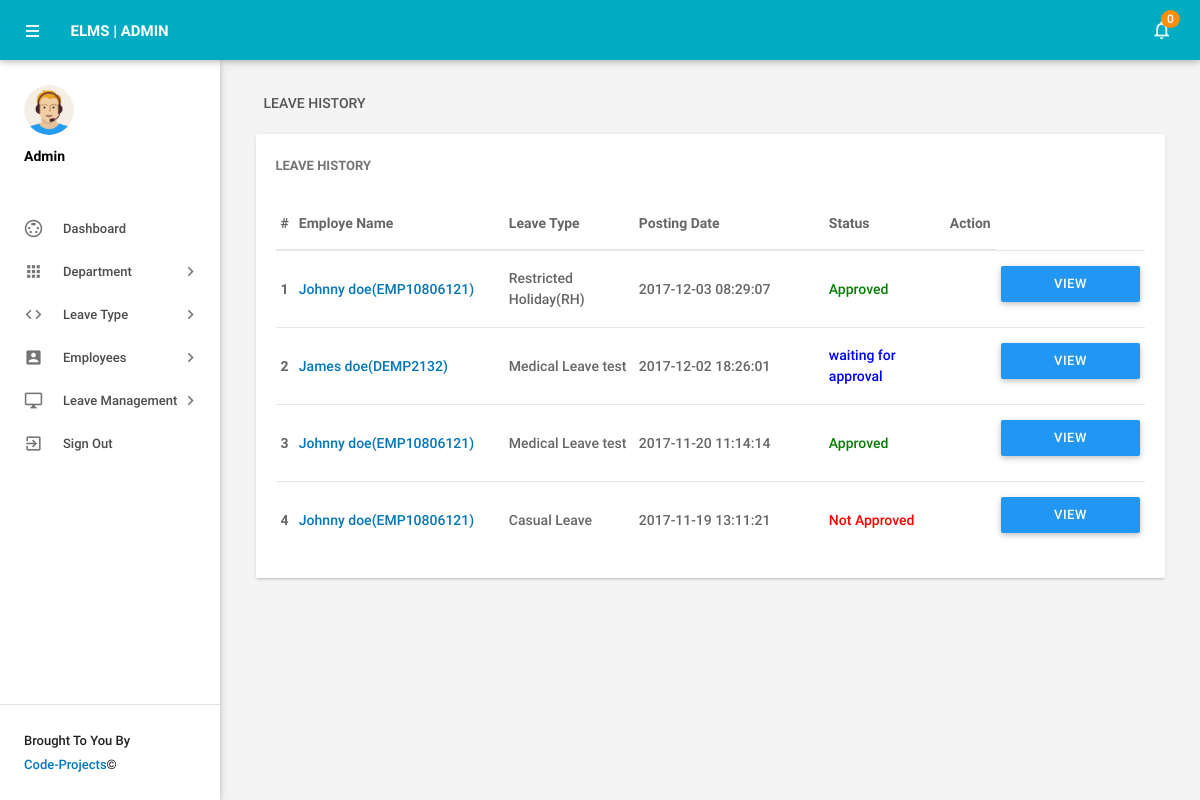
The page /admin/leaves.php (signed in) on the database as committed earlier.
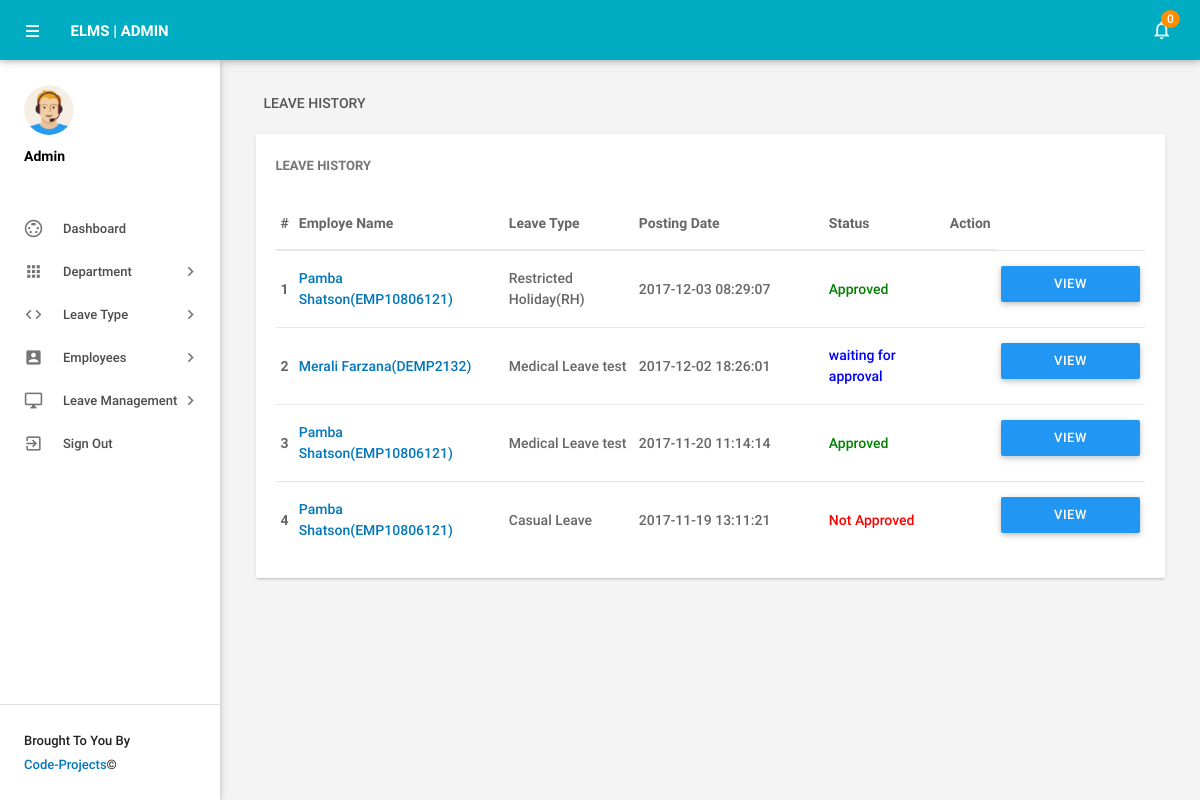
The same page on the database as committed later.
### tables this page shows
CREATE TABLE IF NOT EXISTS `tblleaves` (
  `id` int(11) NOT NULL,
  `LeaveType` varchar(110) NOT NULL,
  `ToDate` varchar(120) NOT NULL,
  `FromDate` varchar(120) NOT NULL,
  `Description` mediumtext NOT NULL,
  `PostingDate` timestamp NOT NULL DEFAULT CURRENT_TIMESTAMP,
  `AdminRemark` mediumtext,
  `AdminRemarkDate` varchar(120) DEFAULT NULL,
  `Status` int(1) NOT NULL,
  `IsRead` int(1) NOT NULL,
  `empid` int(11) DEFAULT NULL
);

CREATE TABLE IF NOT EXISTS `tblemployees` (
  `id` int(11) NOT NULL,
  `EmpId` varchar(100) NOT NULL,
  `FirstName` varchar(150) NOT NULL,
  `LastName` varchar(150) NOT NULL,
  `EmailId` varchar(200) NOT NULL,
  `Password` varchar(180) NOT NULL,
  `Gender` varchar(100) NOT NULL,
  `Dob` varchar(100) NOT NULL,
  `Department` varchar(255) NOT NULL,
  `Address` varchar(255) NOT NULL,
  `City` varchar(200) NOT NULL,
  `Country` varchar(150) NOT NULL,
  `Phonenumber` char(11) NOT NULL,
  `Status` int(1) NOT NULL,
  `RegDate` timestamp NOT NULL DEFAULT CURRENT_TIMESTAMP
);

### admin/leaves.php (the view, shortened to what this page needs)
<?php
include('includes/config.php');
if(strlen($_SESSION['alogin'])==0)
    {
header('location:index.php');
}
else{
 ?>
<!DOCTYPE html>
<html lang="en">
    <head>
        <link type="text/css" rel="stylesheet" href="../assets/plugins/materialize/css/materialize.min.css"/>
        <link href="../assets/plugins/material-preloader/css/materialPreloader.min.css" rel="stylesheet">
        <link href="../assets/plugins/datatables/css/jquery.dataTables.min.css" rel="stylesheet">
                <link href="../assets/plugins/google-code-prettify/prettify.css" rel="stylesheet" type="text/css"/>
        <link href="../assets/css/alpha.min.css" rel="stylesheet" type="text/css"/>
        <link href="../assets/css/custom.css" rel="stylesheet" type="text/css"/>
    </head>
    <body>
       <?php include('includes/header.php');?>
       <?php include('includes/sidebar.php');?>
            <main class="mn-inner">
                <div class="row">
                    <div class="col s12">
                        <div class="page-title">Leave History</div>
                    </div>
                    <div class="col s12 m12 l12">
                        <div class="card">
                            <div class="card-content">
                                <span class="card-title">Leave History</span>
                                <table id="example" class="display responsive-table ">
                                    <thead>
                                        <tr>
                                            <th>#</th>
                                            <th width="200">Employe Name</th>
                                            <th width="120">Leave Type</th>
                                             <th width="180">Posting Date</th>
                                            <th>Status</th>
                                            <th align="center">Action</th>
                                        </tr>
                                    </thead>
                                    <tbody>
<?php $sql = "SELECT tblleaves.id as lid,tblemployees.FirstName,tblemployees.LastName,tblemployees.EmpId,tblemployees.id,tblleaves.LeaveType,tblleaves.PostingDate,tblleaves.Status from tblleaves join tblemployees on tblleaves.empid=tblemployees.id order by lid desc";
$query = $dbh -> prepare($sql);
$query->execute();
$results=$query->fetchAll(PDO::FETCH_OBJ);
$cnt=1;
if($query->rowCount() > 0)
{
foreach($results as $result)
{
      ?>
                                        <tr>
                                            <td> <b><?php echo htmlentities($cnt);?></b></td>
                                              <td><a href="editemployee.php?empid=<?php echo htmlentities($result->id);?>" target="_blank"><?php echo htmlentities($result->FirstName." ".$result->LastName);?>(<?php echo htmlentities($result->EmpId);?>)</a></td>
                                            <td><?php echo htmlentities($result->LeaveType);?></td>
                                            <td><?php echo htmlentities($result->PostingDate);?></td>
                                                                       <td><?php $stats=$result->Status;
if($stats==1){
                                             ?>
                                                 <span style="color: green">Approved</span>
                                                 <?php } if($stats==2)  { ?>
                                                <span style="color: red">Not Approved</span>
                                                 <?php } if($stats==0)  { ?>
 <span style="color: blue">waiting for approval</span>
 <?php } ?>
                                             </td>
          <td>
           <td><a href="leave-details.php?leaveid=<?php echo htmlentities($result->lid);?>" class="waves-effect waves-light btn blue m-b-xs"  > View Details</a></td>
                                    </tr>
                                         <?php $cnt++;} }?>
                                    </tbody>
                                </table>
                            </div>
                        </div>
                    </div>
                </div>
            </main>
        </div>
        <div class="left-sidebar-hover"></div>
    </body>
</html>
<?php } ?>

Rows that differ between the two databases and show on the page:
changed through a linked row, tblleaves "Restricted Holiday(RH)": tblemployees.FirstName+LastName "Johnny doe" → "Pamba Shatson"
changed through a linked row, tblleaves "DEMP2132": tblemployees.FirstName+LastName "James doe" → "Merali Farzana"
changed through a linked row, tblleaves (number 3 of 4 on the later page): tblemployees.FirstName+LastName "Johnny doe" → "Pamba Shatson"
changed through a linked row, tblleaves "Casual Leave": tblemployees.FirstName+LastName "Johnny doe" → "Pamba Shatson"
